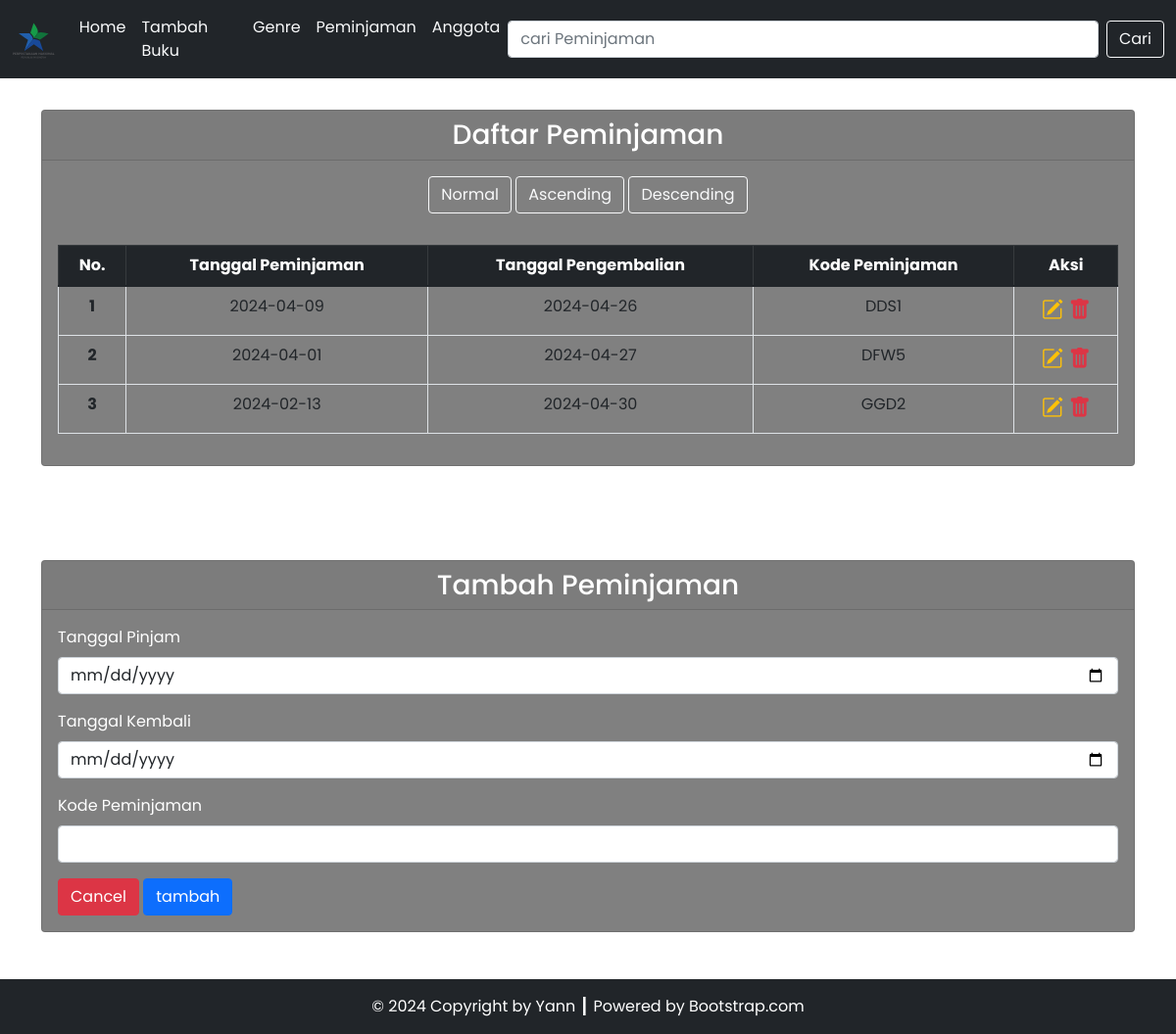
/TP3DPBO/peminjaman.php, run on the app's committed database.
### tables this page shows
CREATE TABLE `peminjaman` (
  `id_peminjaman` int(11) NOT NULL AUTO_INCREMENT,
  `tanggal_pinjam` date DEFAULT NULL,
  `tanggal_kembali` date DEFAULT NULL,
  `kode_peminjaman` varchar(255) DEFAULT '',
  PRIMARY KEY (`id_peminjaman`)
);

### TP3DPBO/config/db.php (called while the page is built)
<?php
$DB_HOST = "localhost";
$DB_USERNAME = "root";
$DB_PASSWORD = "";
$DB_NAME = "db_perpustakaan";

### TP3DPBO/classes/DB.php (called while the page is built, shortened)
<?php
class DB
{
    private $hostname;
    private $username;
    private $password;
    private $dbname;
    private $conn;
    private $result;
    function __construct($hostname, $username, $password, $dbname)
    {
        $this->hostname = $hostname;
        $this->username = $username;
        $this->password = $password;
        $this->dbname = $dbname;
    }
    function open()
    {
        $this->conn = mysqli_connect($this->hostname, $this->username, $this->password, $this->dbname);
    }
    function execute($query)
    {
        $this->result = mysqli_query($this->conn, $query);
    }
    function getResult()
    {
        return mysqli_fetch_array($this->result);
    }
}

### TP3DPBO/classes/Peminjaman.php (called while the page is built, shortened)
<?php
class Peminjaman extends DB
{
    function getpeminjaman(){
        $query = "SELECT * FROM peminjaman";
        return $this->execute($query);
    }
}

### TP3DPBO/peminjaman.php (the view, shortened to what this page needs)
<?php
include('config/db.php');
include('classes/DB.php');
include('classes/Anggota.php');
include('classes/Peminjaman.php');
$peminjaman = new Peminjaman($DB_HOST, $DB_USERNAME, $DB_PASSWORD, $DB_NAME);
$peminjaman->open();
$peminjaman->getpeminjaman();
$formtambah = '<div class="col gx-2 gy-3 justify-content-center">
<form action="peminjaman.php" method="post" role="form" id="form-add">
    <input type="hidden" name="id" id="id">
    <div class="mb-3">
        <label for="tanggal_pinjam" class="form-label">Tanggal Pinjam</label>
        <input type="date" class="form-control" id="tanggal_pinjam" name="tanggal_pinjam" required>
    </div>
    <div class="mb-3">
        <label for="tanggal_kembali" class="form-label">Tanggal Kembali</label>
        <input type="date" class="form-control" id="tanggal_kembali" name="tanggal_kembali" required>
    </div>
    <div class="mb-3">
        <label for="kode_peminjaman" class="form-label">Kode Peminjaman</label>
        <input type="text" class="form-control" id="kode_peminjaman" name="kode_peminjaman" required>
    </div>
    <a href="peminjaman.php"><button type="button" class="btn btn-danger" data-bs-dismiss="modal">Cancel</button></a>
    <button type="submit" class="btn btn-primary text-white" name="tambah" id="tambah" form="form-add">tambah</button>
</form>
</div>
';
$header = '<tr>
<th scope="row">No.</th>
<th scope="row">Tanggal Peminjaman</th>
<th scope="row">Tanggal Pengembalian</th>
<th scope="row">Kode Peminjaman</th>
<th scope="row">Aksi</th>
</tr>';
$data = null;
$no = 1;
while ($div = $peminjaman->getResult()) {
    $data .= '<tr>
    <th scope="row">' . $no . '</th>
    <td>' . $div['tanggal_pinjam'] . '</td>
    <td>' . $div['tanggal_kembali'] . '</td>
    <td>' . $div['kode_peminjaman'] . '</td>
    <td style="font-size: 22px;">
        <a href="peminjaman.php?update=' . $div['id_peminjaman'] . '" title="Edit Data"><i class="bi bi-pencil-square text-warning"></i></a>&nbsp;<a href="peminjaman.php?hapus=' . $div['id_peminjaman'] . '" title="Delete Data"><i class="bi bi-trash-fill text-danger"></i></a>
        </td>
    </tr>';
    $no++;
}

### data on the page
peminjaman: tanggal_pinjam "2024-04-09", tanggal_kembali "2024-04-26", kode_peminjaman "DDS1"
peminjaman: tanggal_pinjam "2024-04-01", tanggal_kembali "2024-04-27", kode_peminjaman "DFW5"
peminjaman: tanggal_pinjam "2024-02-13", tanggal_kembali "2024-04-30", kode_peminjaman "GGD2"
